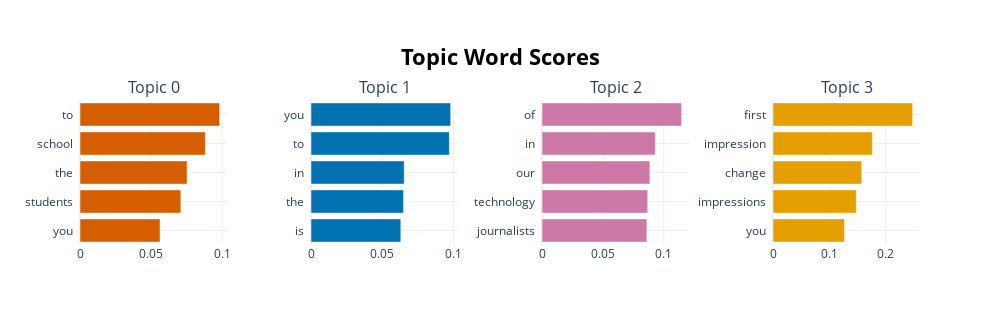

The notebook cell saved with this chart:
### Code cell
topic_model.visualize_barchart()

### Figure 1 — Plotly figure (JSON) as saved in the notebook; plotly's stock layout.template omitted (floating-point values rounded to 4 significant figures)
{"data": [{"marker": {"color": "#D55E00"}, "orientation": "h", "type": "bar", "x": [0.05629, 0.07092, 0.07533, 0.08816, 0.09823], "xaxis": "x", "y": ["you  ", "students  ", "the  ", "school  ", "to  "], "yaxis": "y"}, {"marker": {"color": "#0072B2"}, "orientation": "h", "type": "bar", "x": [0.06303, 0.06494, 0.06539, 0.09708, 0.09799], "xaxis": "x2", "y": ["is  ", "the  ", "in  ", "to  ", "you  "], "yaxis": "y2"}, {"marker": {"color": "#CC79A7"}, "orientation": "h", "type": "bar", "x": [0.08611, 0.08682, 0.08859, 0.09301, 0.1147], "xaxis": "x3", "y": ["journalists  ", "technology  ", "our  ", "in  ", "of  "], "yaxis": "y3"}, {"marker": {"color": "#E69F00"}, "orientation": "h", "type": "bar", "x": [0.1268, 0.1479, 0.1575, 0.1763, 0.2477], "xaxis": "x4", "y": ["you  ", "impressions  ", "change  ", "impression  ", "first  "], "yaxis": "y4"}], "layout": {"annotations": [{"font": {"size": 16}, "showarrow": false, "text": "Topic 0", "x": 0.0875, "xanchor": "center", "xref": "paper", "y": 1, "yanchor": "bottom", "yref": "paper"}, {"font": {"size": 16}, "showarrow": false, "text": "Topic 1", "x": 0.3625, "xanchor": "center", "xref": "paper", "y": 1, "yanchor": "bottom", "yref": "paper"}, {"font": {"size": 16}, "showarrow": false, "text": "Topic 2", "x": 0.6375, "xanchor": "center", "xref": "paper", "y": 1, "yanchor": "bottom", "yref": "paper"}, {"font": {"size": 16}, "showarrow": false, "text": "Topic 3", "x": 0.9125, "xanchor": "center", "xref": "paper", "y": 1, "yanchor": "bottom", "yref": "paper"}], "height": 325, "hoverlabel": {"bgcolor": "white", "font": {"family": "Rockwell", "size": 16}}, "showlegend": false, "title": {"font": {"color": "Black", "size": 22}, "text": "<b>Topic Word Scores", "x": 0.5, "xanchor": "center", "yanchor": "top"}, "width": 1000, "xaxis": {"anchor": "y", "domain": [0, 0.175], "showgrid": true}, "xaxis2": {"anchor": "y2", "domain": [0.275, 0.45], "showgrid": true}, "xaxis3": {"anchor": "y3", "domain": [0.55, 0.725], "showgrid": true}, "xaxis4": {"anchor": "y4", "domain": [0.825, 1], "showgrid": true}, "yaxis": {"anchor": "x", "domain": [0, 1], "showgrid": true}, "yaxis2": {"anchor": "x2", "domain": [0, 1], "showgrid": true}, "yaxis3": {"anchor": "x3", "domain": [0, 1], "showgrid": true}, "yaxis4": {"anchor": "x4", "domain": [0, 1], "showgrid": true}}}
